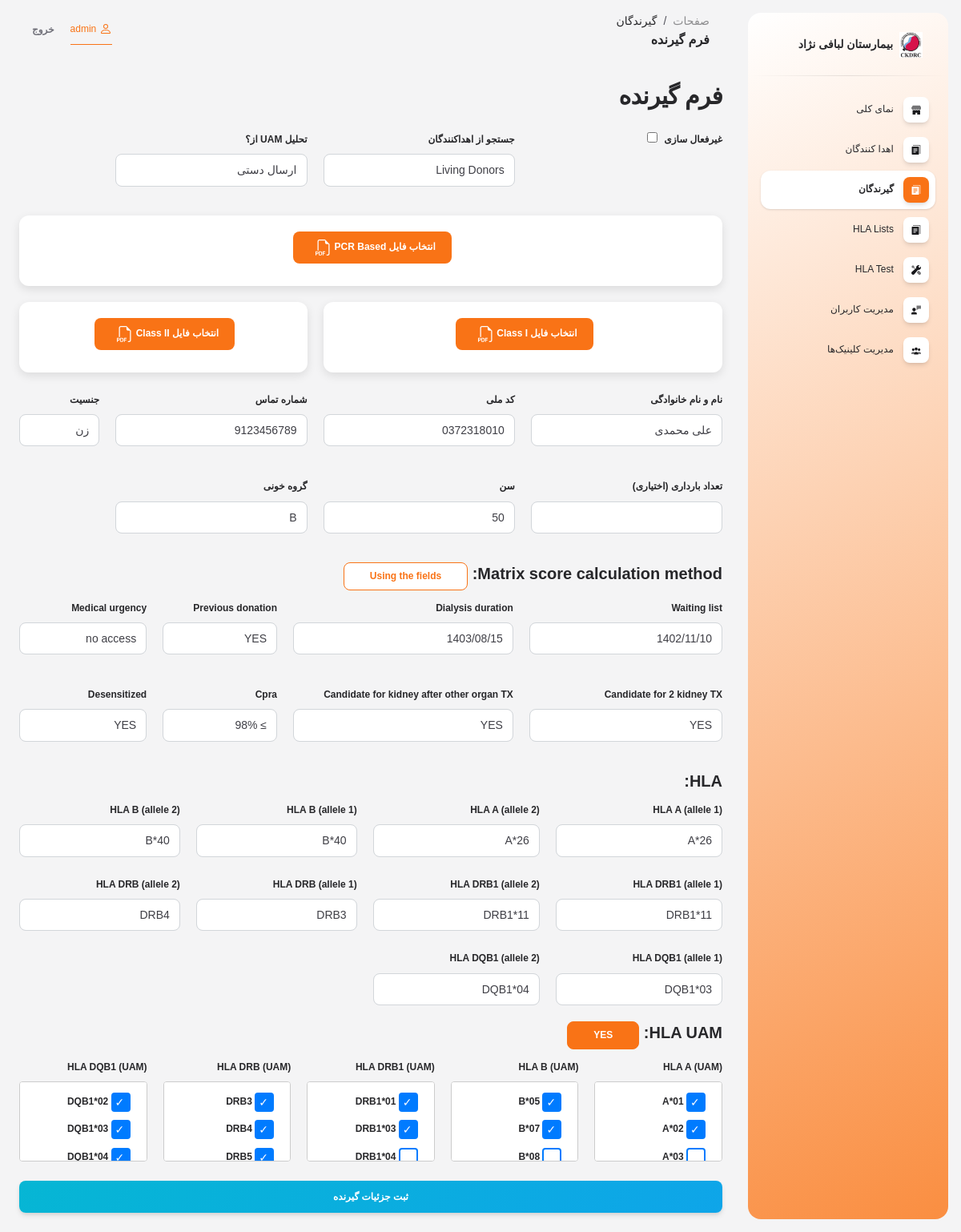
The app's page /recipients/1/edit/ (signed in), older data.
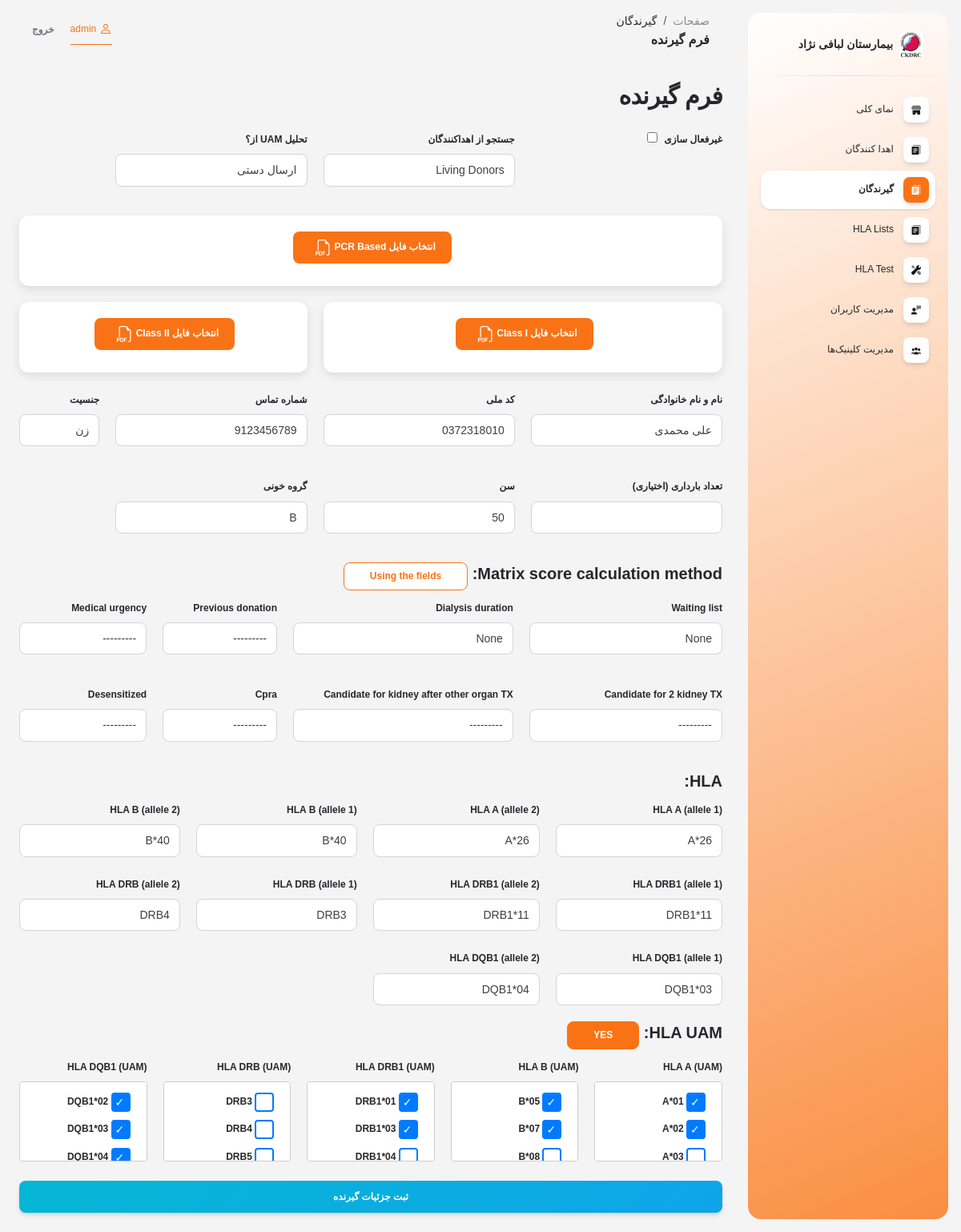
The same page, newer data.
### referees/models.py (models this page shows, shortened)
class Recipient(models.Model):
    search_donor_choices = [
        ('1', 'Both Types Of Donors'),
        ('2', 'Cadaver Donors'),
        ('3', 'Living Donors'),
    ]
    read_uam_from_choices = [
        ('1', 'ارسال دستی'),
        ('2', 'از فایل های ارسالی'),
    ]
    gender_choices = [
        ('1', 'مرد'),
        ('2', 'زن'),
    ]
    blood_group_choices = [
        ('A', 'A'),
        ('B', 'B'),
        ('AB', 'AB'),
        ('O', 'O'),
    ]
    previous_donation_candidate_choices = [
        ('yes', 'YES'),
        ('no', 'NO'),
    ]
    medical_urgency_choices = [
        ('1', 'no access'),
        ('2', 'cardiomyopathy'),
        ('3', 'none'),
    ]
    cpra_choices = [
        ('1', '≥ 98%'),
        ('2', '95-97%'),
        ('3', '80-94%'),
        ('4', '21-79%'),
        ('5', '1-20%'),
        ('6', '0%'),
    ]
    search_donor = models.CharField(verbose_name='جستجو از اهداکنندگان', choices=search_donor_choices, max_length=1, default='1')
    read_uam_from = models.CharField(verbose_name='تحلیل UAM از؟', choices=read_uam_from_choices, default='1', max_length=1)
    pcr_based_pdf = models.FileField(verbose_name='PCR Based PDF', upload_to=upload_recipient_pdf_path, blank=True, null=True)
    class_i_pdf = models.FileField(verbose_name='Class I PDF', upload_to=upload_recipient_pdf_path, blank=True, null=True)
    class_ii_pdf = models.FileField(verbose_name='Class II PDF', upload_to=upload_recipient_pdf_path, blank=True, null=True)
    full_name = models.CharField(verbose_name='نام و نام خانوادگی', max_length=200)
    national_code = models.CharField(verbose_name='کد ملی', max_length=15)
    gender = models.CharField(verbose_name='جنسیت', choices=gender_choices, max_length=1)
    pregnancies_number = models.IntegerField(verbose_name='تعداد بارداری (اختیاری)', null=True, blank=True)
    phone_number = models.CharField(verbose_name='شماره تماس', max_length=50)
    age = models.IntegerField(verbose_name='سن')
    blood_group = models.CharField(verbose_name='گروه خونی', max_length=2, choices=blood_group_choices)
    waiting_list = models.CharField(max_length=10, null=True, blank=True)
    dialysis_duration = models.CharField(max_length=10, null=True, blank=True)
    previous_donation = models.CharField(max_length=3, choices=previous_donation_candidate_choices, null=True, blank=True)
    medical_urgency = models.CharField(max_length=1, choices=medical_urgency_choices, null=True, blank=True)
    candidate_for_2_kidney_TX = models.CharField(max_length=3, choices=previous_donation_candidate_choices, null=True, blank=True)
    candidate_for_kidney_after_other_organ_TX = models.CharField(max_length=3, choices=previous_donation_candidate_choices, null=True, blank=True)
    cpra = models.CharField(max_length=1, choices=cpra_choices, null=True, blank=True)
    desensitized = models.CharField(max_length=3, choices=previous_donation_candidate_choices, null=True, blank=True)
    hla_a_1 = models.ForeignKey(HlaA, on_delete=models.DO_NOTHING, verbose_name='HLA A (allele 1)', related_name='hla_a_1_recipient')
    hla_a_2 = models.ForeignKey(HlaA, on_delete=models.DO_NOTHING, verbose_name='HLA A (allele 2)', related_name='hla_a_2_recipient')
    hla_b_1 = models.ForeignKey(HlaB, on_delete=models.DO_NOTHING, verbose_name='HLA B (allele 1)', related_name='hla_b_1_recipient')
    hla_b_2 = models.ForeignKey(HlaB, on_delete=models.DO_NOTHING, verbose_name='HLA B (allele 2)', related_name='hla_b_2_recipient')
    hla_drb1_1 = models.ForeignKey(HlaDRB1, on_delete=models.DO_NOTHING, verbose_name='HLA DRB1 (allele 1)', related_name='hla_drb1_1_recipient')
    hla_drb1_2 = models.ForeignKey(HlaDRB1, on_delete=models.DO_NOTHING, verbose_name='HLA DRB1 (allele 2)', related_name='hla_drb1_2_recipient')
    hla_drb_1 = models.ForeignKey(HlaDRB, on_delete=models.DO_NOTHING, verbose_name='HLA DRB (allele 1)', null=True, blank=True, related_name='hla_drb_1_recipient')
    hla_drb_2 = models.ForeignKey(HlaDRB, on_delete=models.DO_NOTHING, verbose_name='HLA DRB (allele 2)', null=True, blank=True, related_name='hla_drb_2_recipient')
    hla_dqb1_1 = models.ForeignKey(HlaDQB1, on_delete=models.DO_NOTHING, verbose_name='HLA DQB1 (allele 1)', related_name='hla_dqb1_1_recipient')
    hla_dqb1_2 = models.ForeignKey(HlaDQB1, on_delete=models.DO_NOTHING, verbose_name='HLA DQB1 (allele 2)', related_name='hla_dqb1_2_recipient')
    point = models.FloatField(verbose_name='امتیاز')
    donor_blood_group = MultiSelectField(verbose_name='گروه خونی مناسب برای دهنده', help_text='این مقدار توسط سیستیم تعین می گردد', max_length=50, choices=blood_group_choices)
    min_donor_age = models.IntegerField(verbose_name='حداقل سن مناسب برای دهنده', help_text='این مقدار توسط سیستیم تعین می گردد', default=0)
    max_donor_age = models.IntegerField(verbose_name='حداکثر سن مناسب برای دهنده', help_text='این مقدار توسط سیستیم تعین می گردد')
    hla_a_uam = models.ManyToManyField(HlaA, verbose_name='HLA A (UAM)', blank=True, related_name='hla_a_1_uam')
    hla_b_uam = models.ManyToManyField(HlaB, verbose_name='HLA B (UAM)', blank=True, related_name='hla_b_1_uam')
    hla_drb1_uam = models.ManyToManyField(HlaDRB1, verbose_name='HLA DRB1 (UAM)', blank=True, related_name='hla_drb1_1_uam')
    hla_drb_uam = models.ManyToManyField(HlaDRB, verbose_name='HLA DRB (UAM)', blank=True, related_name='hla_drb_1_uam')
    hla_dqb1_uam = models.ManyToManyField(HlaDQB1, verbose_name='HLA DQB1 (UAM)', blank=True, related_name='hla_dqb1_1_uam')
    is_test = models.BooleanField(verbose_name='دیتای تستی', default=False)
    creator_user = models.ForeignKey(settings.AUTH_USER_MODEL, on_delete=models.SET_NULL, null=True, blank=True)
    creator_groups = models.ManyToManyField(Group, blank=True)
    deactivate = models.BooleanField(verbose_name='غیرفعال سازی', default=False)
    class Meta:
        verbose_name = 'گیرنده'
        verbose_name_plural = 'گیرندگان'

### referees/views.py (the view, shortened to what this page needs)
# urls.py: path('recipients/<int:pk>/edit/', RecipientUpdateView.as_view(), name='recipient_update'),
class RecipientUpdateView(LoginRequiredMixin, UpdateView):
    model = Recipient
    form_class = RecipientForm
    template_name = 'recipients/recipient_form.html'

### referees/models.py (called while the page is built)
    def __str__(self):
        return self.value

    def __str__(self):
        return self.value

    def __str__(self):
        return self.value

    def __str__(self):
        return self.value

    def __str__(self):
        return self.value

### templates/recipients/recipient_form.html (shortened to what the changed rows need)
{% extends 'base.html' %}
{% load static %}
{% block contain %}
<div class="row">
    <form method="post" enctype="multipart/form-data">
        <div class="my-grid">
            <div>
                <div class="mb-3">
                    <label>{{ form.deactivate.label }}</label>
                    {{ form.deactivate }}
                </div>
            </div>
            <div>
                <div class="mb-3">
                    <input type="text" id="full_name" name="full_name" class="form-control" value="{{ form.full_name.value }}">
                </div>
            </div>
            <div>
                <div class="mb-3">
                    <input type="text" id="national_code" name="national_code" class="form-control"
                        value="{{ form.national_code.value }}">
                </div>
            </div>
            <div>
                <div class="mb-3">
                    <input type="text" name="phone_number" class="form-control" value="{{ form.phone_number.value }}">
                </div>
            </div>
        </div>
        <div class="my-grid">
            <div>
                <div class="mb-3">
                    <input data-jdp type="text" name="waiting_list" class="form-control matrix-field" value="{{ form.waiting_list.value }}" autocomplete="off">
                </div>
            </div>
            <div>
                <div class="mb-3">
                    <input data-jdp type="text" name="dialysis_duration" class="form-control matrix-field" value="{{ form.dialysis_duration.value }}" autocomplete="off">
                </div>
            </div>
            <div>
                <div class="mb-3">
                    <select name="previous_donation" class="form-control matrix-field">
                        {% for choice in form.previous_donation.field.choices %}
                        <option value="{{ choice.0 }}" {% if form.previous_donation.value|default:'' == choice.0|default:'' %} selected="selected" {% endif %}>
                            {{ choice.1 }}
                        </option>
                        {% endfor %}
                    </select>
                </div>
            </div>
            <div>
                <div class="mb-3">
                    <select name="medical_urgency" class="form-control matrix-field">
                        {% for choice in form.medical_urgency.field.choices %}
                        <option value="{{ choice.0 }}" {% if form.medical_urgency.value|default:'' == choice.0|default:'' %} selected="selected" {% endif %}>
                            {{ choice.1 }}
                        </option>
                        {% endfor %}
                    </select>
                </div>
            </div>
            <div>
                <div class="mb-3">
                    <select name="candidate_for_2_kidney_TX" class="form-control matrix-field">
                        {% for choice in form.candidate_for_2_kidney_TX.field.choices %}
                        <option value="{{ choice.0 }}" {% if form.candidate_for_2_kidney_TX.value|default:'' == choice.0|default:'' %} selected="selected" {% endif %}>
                            {{ choice.1 }}
                        </option>
                        {% endfor %}
                    </select>
                </div>
            </div>
            <div>
                <div class="mb-3">
                    <select name="candidate_for_kidney_after_other_organ_TX" class="form-control matrix-field">
                        {% for choice in form.candidate_for_kidney_after_other_organ_TX.field.choices %}
                        <option value="{{ choice.0 }}" {% if form.candidate_for_kidney_after_other_organ_TX.value|default:'' == choice.0|default:'' %} selected="selected" {% endif %}>
                            {{ choice.1 }}
                        </option>
                        {% endfor %}
                    </select>
                </div>
            </div>
            <div>
                <div class="mb-3">
                    <select name="cpra" class="form-control matrix-field">
                        {% for choice in form.cpra.field.choices %}
                        <option value="{{ choice.0 }}" {% if form.cpra.value|default:'' == choice.0|default:'' %} selected="selected" {% endif %}>
                            {{ choice.1 }}
                        </option>
                        {% endfor %}
                    </select>
                </div>
            </div>
            <div>
                <div class="mb-3">
                    <select name="desensitized" class="form-control matrix-field">
                        {% for choice in form.desensitized.field.choices %}
                        <option value="{{ choice.0 }}" {% if form.desensitized.value|default:'' == choice.0|default:'' %} selected="selected" {% endif %}>
                            {{ choice.1 }}
                        </option>
                        {% endfor %}
                    </select>
                </div>
            </div>
        </div>
        {% include "includes/hla_form.html" %}
        {% include "includes/uam_form.html" %}
    </form>
</div>
{% endblock %}

### templates/includes/hla_form.html (shortened to what this page needs)
<h5 style="margin-top: 20px;">HLA:</h5>
<div class="my-grid">
    <div>
        <label>{{ form.hla_a_1.label }}</label>
        {{ form.hla_a_1 }}
    </div>
    <div>
        <label>{{ form.hla_a_2.label }}</label>
        {{ form.hla_a_2 }}
    </div>
    <div>
        <label>{{ form.hla_b_1.label }}</label>
        {{ form.hla_b_1 }}
    </div>
    <div>
        <label>{{ form.hla_b_2.label }}</label>
        {{ form.hla_b_2 }}
    </div>
    <div>
        <label>{{ form.hla_drb1_1.label }}</label>
        {{ form.hla_drb1_1 }}
    </div>
    <div>
        <label>{{ form.hla_drb1_2.label }}</label>
        {{ form.hla_drb1_2 }}
    </div>
    <div>
        <label>{{ form.hla_drb_1.label }}</label>
        {{ form.hla_drb_1 }}
    </div>
    <div>
        <label>{{ form.hla_drb_2.label }}</label>
        {{ form.hla_drb_2 }}
    </div>
    <div>
        <label>{{ form.hla_dqb1_1.label }}</label>
        {{ form.hla_dqb1_1 }}
    </div>
    <div>
        <label>{{ form.hla_dqb1_2.label }}</label>
        {{ form.hla_dqb1_2 }}
    </div>
</div>

Row changes from the older to the newer data that the page shows:
changed Recipient "علی محمدی": waiting_list "1402/11/10" → (not shown); dialysis_duration "1403/08/15" → (not shown); previous_donation "YES" → (not shown); candidate_for_2_kidney_TX "YES" → (not shown); candidate_for_kidney_after_other_organ_TX "YES" → (not shown); desensitized "YES" → (not shown)
Text that changed along with them:
form field waiting_list: (not shown) → "None"
form field dialysis_duration: (not shown) → "None"
form field previous_donation: (not shown) → "---------"
form field medical_urgency: "no access" → "---------"
form field candidate_for_2_kidney_TX: (not shown) → "---------"
form field candidate_for_kidney_after_other_organ_TX: (not shown) → "---------"
form field cpra: "≥ 98%" → "---------"
form field desensitized: (not shown) → "---------"
form field hla_drb_uam: "☑ ☑ ☑" → "☐ ☐ ☐"
